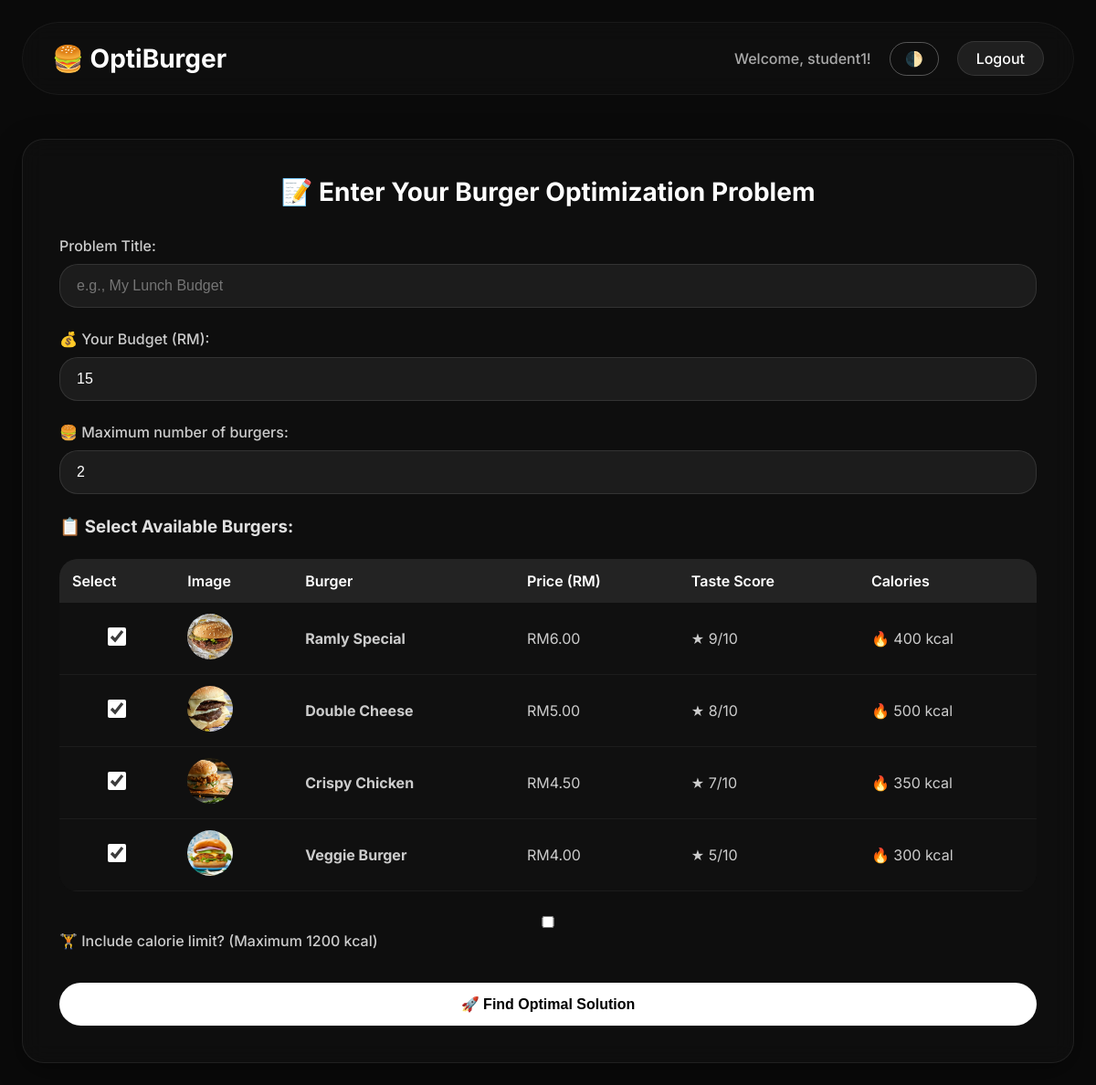
The page /input.php (signed in) on the database its author committed.
### tables this page shows
CREATE TABLE `burgers` (
  `id` int(11) NOT NULL,
  `code` varchar(10) NOT NULL,
  `name` varchar(50) NOT NULL,
  `price` decimal(10,2) NOT NULL,
  `taste_score` int(11) NOT NULL,
  `calories` int(11) NOT NULL,
  `image_path` varchar(255) DEFAULT NULL,
  `protein` int(11) DEFAULT 0,
  `fat` int(11) DEFAULT 0,
  `carbs` int(11) DEFAULT 0
);

### input.php (the view, shortened to what this page needs)
<?php
require_once 'config.php';
$stmt = $pdo->query("SELECT * FROM burgers");
$burgers = $stmt->fetchAll();
?>
<!DOCTYPE html>
<html lang="en">
<head>
    <link rel="stylesheet" href="css/style.css">
</head>
<body>
    <div class="container">
        <div class="header">
            <h1>🍔 OptiBurger</h1>
            <div class="user-info">
                Welcome, <?php echo htmlspecialchars($_SESSION['username']); ?>!
                <button onclick="toggleTheme()" class="theme-btn" style="background: none; border: 1px solid rgba(255,255,255,0.3); width: auto; padding: 8px 16px;">🌓</button>
                <a href="logout.php" class="logout-btn">Logout</a>
            </div>
        </div>
        <div class="form-container">
            <h2>📝 Enter Your Burger Optimization Problem</h2>
            <form method="POST" action="solve.php">
                <div class="form-group">
                    <label>Problem Title:</label>
                    <input type="text" name="problem_title" placeholder="e.g., My Lunch Budget" required>
                </div>
                <div class="form-group">
                    <label>💰 Your Budget (RM):</label>
                    <input type="number" name="budget" step="0.50" value="15" required>
                </div>
                <div class="form-group">
                    <label>🍔 Maximum number of burgers:</label>
                    <input type="number" name="max_burgers" value="2" min="1" max="4" required>
                </div>
                <h3>📋 Select Available Burgers:</h3>
                <table class="burger-table">
                    <thead>
                        <tr>
                            <th>Select</th>
                            <th>Image</th>
                            <th>Burger</th>
                            <th>Price (RM)</th>
                            <th>Taste Score</th>
                            <th>Calories</th>
                        </tr>
                    </thead>
                    <tbody>
                        <?php foreach($burgers as $burger): ?>
                        <tr>
                            <td style="text-align: center;">
                                <input type="checkbox" name="burgers[]" value="<?php echo $burger['id']; ?>" checked>
                            </td>
                            <td>
                                <?php if(!empty($burger['image_path'])): ?>
                                    <img src="<?php echo $burger['image_path']; ?>" width="50" height="50" style="border-radius: 50%; object-fit: cover;">
                                <?php else: ?>
                                    <div style="width: 50px; height: 50px; background: rgba(255,255,255,0.1); border-radius: 50%; display: flex; align-items: center; justify-content: center;">🍔</div>
                                <?php endif; ?>
                            </td>
                            <td><strong><?php echo htmlspecialchars($burger['name']); ?></strong></td>
                            <td>RM<?php echo number_format($burger['price'], 2); ?></td>
                            <td><span>★</span> <?php echo $burger['taste_score']; ?>/10</td>
                            <td>🔥 <?php echo $burger['calories']; ?> kcal</td>
                        </tr>
                        <?php endforeach; ?>
                    </tbody>
                </table>
                <div class="form-group">
                    <label>
                        <input type="checkbox" name="include_calories">
                        🏋️ Include calorie limit? (Maximum 1200 kcal)
                    </label>
                </div>
                <button type="submit">🚀 Find Optimal Solution</button>
            </form>
        </div>
    </div>
</body>
</html>

### css/style.css (style rules this page uses)
* { margin: 0; padding: 0; box-sizing: border-box; }
body { font-family: 'Inter', sans-serif; background: #0a0a0a; min-height: 100vh; color: #e0e0e0; }
.glass-card, .login-box, .menu-card, .form-container, .result-card { background: rgba(20, 20, 20, 0.8); backdrop-filter: blur(12px); border: 1px solid rgba(255, 255, 255, 0.08); border-radius: 24px; box-shadow: 0 8px 32px rgba(0, 0, 0, 0.4); }
button { width: 100%; padding: 14px; background: #ffffff; border: none; border-radius: 40px; font-size: 16px; font-weight: 600; color: #000000; cursor: pointer; transition: all 0.3s ease; margin-top: 12px; }
.container { max-width: 1400px; margin: 0 auto; padding: 24px; }
.header { display: flex; justify-content: space-between; align-items: center; padding: 20px 32px; background: rgba(15, 15, 15, 0.9); backdrop-filter: blur(12px); border-radius: 40px; margin-bottom: 48px; border: 1px solid rgba(255, 255, 255, 0.05); }
.header h1 { font-size: 28px; font-weight: 700; color: #ffffff; }
.user-info { display: flex; align-items: center; gap: 20px; font-weight: 500; color: #aaaaaa; }
.logout-btn { background: rgba(255, 255, 255, 0.08); padding: 8px 20px; border-radius: 40px; text-decoration: none; color: #ffffff; transition: all 0.3s ease; border: 1px solid rgba(255, 255, 255, 0.1); }
.theme-btn { width: auto; background: rgba(255, 255, 255, 0.08); color: #ffffff; margin: 0; padding: 8px 16px; }
.form-container { padding: 40px; animation: fadeInUp 0.5s ease; background: rgba(15, 15, 15, 0.9); }
.form-container h2 { font-size: 28px; margin-bottom: 32px; text-align: center; color: #ffffff; }
.form-group { margin-bottom: 24px; }
.form-group label { display: block; margin-bottom: 10px; font-weight: 500; color: #cccccc; }
.form-group input { width: 100%; padding: 14px 18px; background: rgba(30, 30, 30, 0.9); border: 1px solid rgba(255, 255, 255, 0.1); border-radius: 20px; font-size: 16px; color: #ffffff; transition: all 0.3s ease; }
.burger-table { width: 100%; border-collapse: collapse; margin: 24px 0; background: rgba(20, 20, 20, 0.5); border-radius: 20px; overflow: hidden; }
.burger-table th { background: rgba(40, 40, 40, 0.8); padding: 14px; text-align: left; font-weight: 600; color: #ffffff; }
.burger-table td { padding: 12px 14px; border-bottom: 1px solid rgba(255, 255, 255, 0.05); color: #cccccc; }
.burger-table input[type="checkbox"] { width: 20px; height: 20px; cursor: pointer; accent-color: #ffffff; filter: grayscale(100%); }

### rows shown on the page
burgers: image_path (picture), name "Ramly Special", price "6.00", taste_score "9", calories "400"
burgers: image_path (picture), name "Double Cheese", price "5.00", taste_score "8", calories "500"
burgers: image_path (picture), name "Crispy Chicken", price "4.50", taste_score "7", calories "350"
burgers: image_path (picture), name "Veggie Burger", price "4.00", taste_score "5", calories "300"

### other values the page prints
$_SESSION['username'] "student1"
